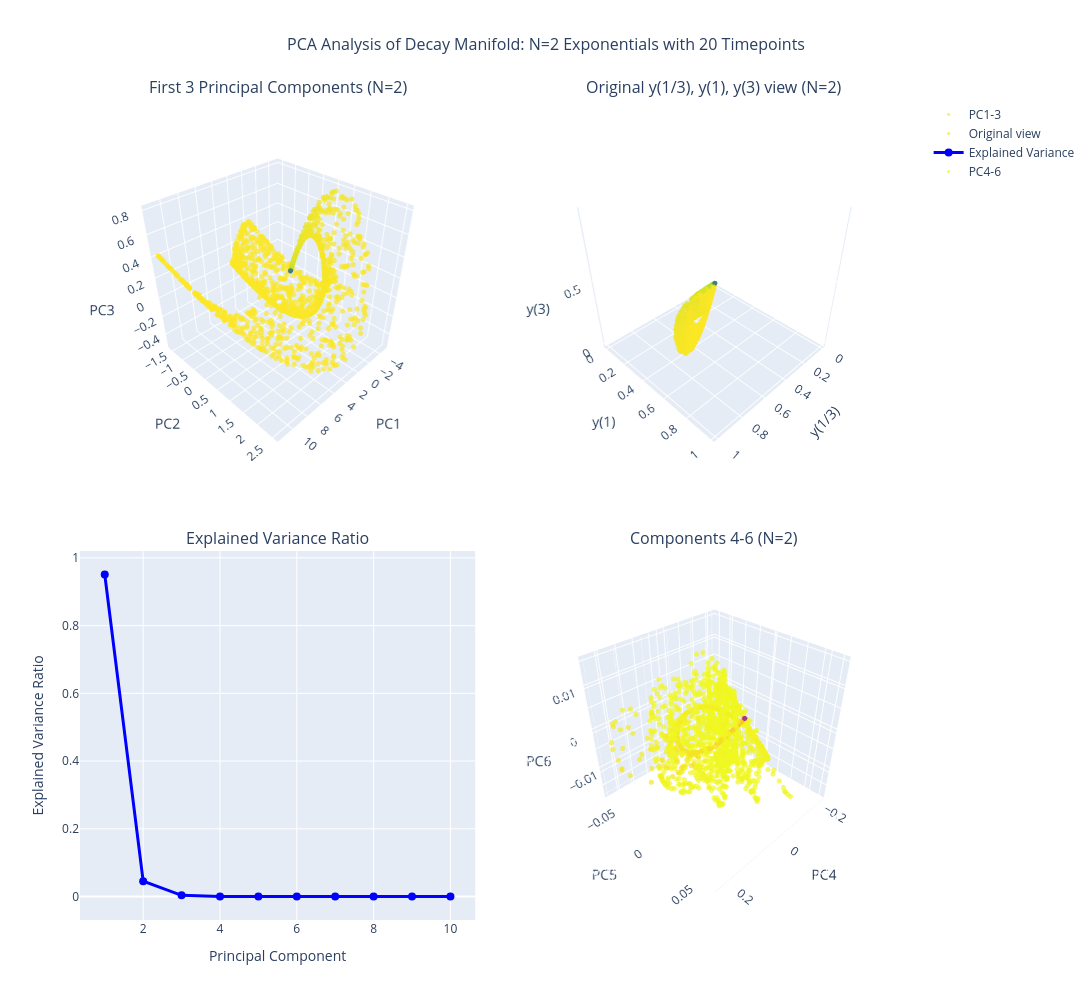
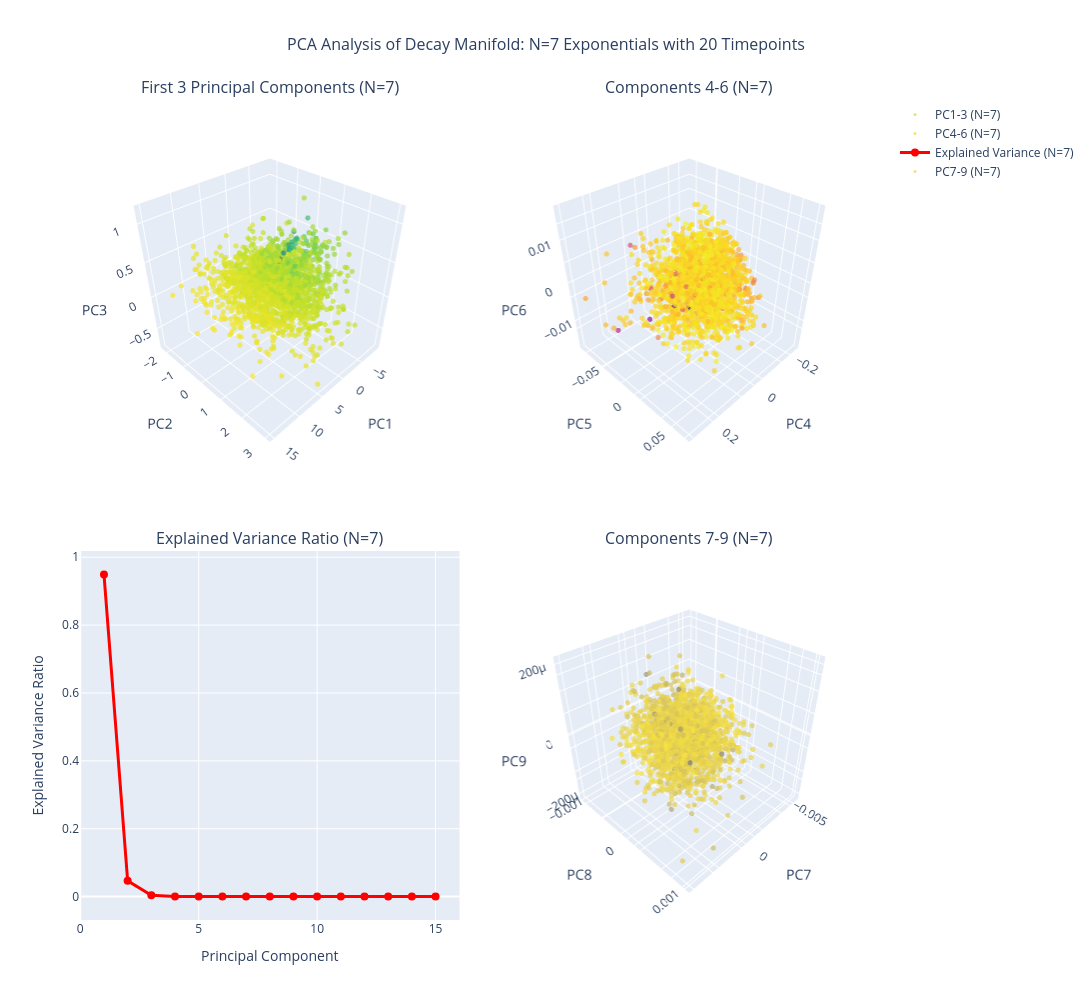

The code cell stored with these charts, in order, in its notebook:
### Code cell
import numpy as np
import plotly.graph_objects as go
from plotly.subplots import make_subplots
from sklearn.decomposition import PCA
from sklearn.preprocessing import StandardScaler

# --- Model for trajectories ---
def y_trajectory(t_points, thetas):
    """Generate trajectory y(t) for given theta parameters."""
    thetas = np.array(thetas)
    return np.mean(np.exp(-np.outer(thetas, t_points)), axis=0)

# --- Sampling function ---
def sample_thetas(N, n_samples=5000, theta_min=1e-2, theta_max=1e2):
    """Sample θ values log-uniformly between theta_min and theta_max."""
    log_min, log_max = np.log10(theta_min), np.log10(theta_max)
    return 10**np.random.uniform(log_min, log_max, size=(n_samples, N))

# --- Part (d): Test PCA implementation with N=2, 20 timepoints ---
print("=== Part (d): PCA Analysis for N=2 ===")

# Generate 20 timepoints from 0 to 10
t_points = np.linspace(0, 10, 20)
theta_min, theta_max = 1e-2, 1e2

# Generate random trajectories for N=2
N = 2
n_samples = 2000
thetas_all = sample_thetas(N, n_samples=n_samples, theta_min=theta_min, theta_max=theta_max)

# Generate trajectories (each row is one trajectory)
trajectories = np.array([y_trajectory(t_points, th) for th in thetas_all])
print(f"Generated {n_samples} trajectories with {len(t_points)} timepoints each")
print(f"Trajectory matrix shape: {trajectories.shape}")

# Apply PCA
scaler = StandardScaler()
trajectories_scaled = scaler.fit_transform(trajectories)
pca = PCA()
pca_result = pca.fit_transform(trajectories_scaled)

# Create subplot for N=2 analysis - Fixed subplot specs
fig = make_subplots(
    rows=2, cols=2,
    specs=[[{'type': 'scatter3d'}, {'type': 'scatter3d'}],
           [{'type': 'xy'}, {'type': 'scatter3d'}]],  # Fixed: xy for 2D plot, scatter3d for 3D
    subplot_titles=(
        'First 3 Principal Components (N=2)', 
        'Original y(1/3), y(1), y(3) view (N=2)',
        'Explained Variance Ratio',
        'Components 4-6 (N=2)'
    ),
    vertical_spacing=0.1,
    horizontal_spacing=0.05
)

# Plot first 3 principal components
fig.add_trace(
    go.Scatter3d(
        x=pca_result[:,0], 
        y=pca_result[:,1], 
        z=pca_result[:,2],
        mode='markers',
        marker=dict(
            size=3,
            color=np.log10(trajectories[:, 5]),  # Color by y(t) at t≈2.5
            colorscale='Viridis',
            opacity=0.7
        ),
        name='PC1-3',
        hovertemplate='PC1: %{x:.3f}<br>PC2: %{y:.3f}<br>PC3: %{z:.3f}<extra></extra>'
    ),
    row=1, col=1
)

# Compare with original 3-point view
original_3pts = np.array([y_trajectory([1/3, 1, 3], th) for th in thetas_all])
fig.add_trace(
    go.Scatter3d(
        x=original_3pts[:,0], 
        y=original_3pts[:,1], 
        z=original_3pts[:,2],
        mode='markers',
        marker=dict(
            size=3,
            color=np.log10(original_3pts[:, 1]),
            colorscale='Viridis',
            opacity=0.7
        ),
        name='Original view',
        hovertemplate='y(1/3): %{x:.3f}<br>y(1): %{y:.3f}<br>y(3): %{z:.3f}<extra></extra>'
    ),
    row=1, col=2
)

# Plot explained variance ratio (2D plot)
fig.add_trace(
    go.Scatter(
        x=list(range(1, min(11, len(pca.explained_variance_ratio_)+1))),
        y=pca.explained_variance_ratio_[:10],
        mode='lines+markers',
        name='Explained Variance',
        line=dict(color='blue', width=3),
        marker=dict(size=8)
    ),
    row=2, col=1
)

# Plot components 4-6 if they exist (3D plot)
if pca_result.shape[1] >= 6:
    fig.add_trace(
        go.Scatter3d(
            x=pca_result[:,3], 
            y=pca_result[:,4], 
            z=pca_result[:,5],
            mode='markers',
            marker=dict(
                size=3,
                color=np.log10(trajectories[:, 5]),
                colorscale='Plasma',
                opacity=0.7
            ),
            name='PC4-6',
            hovertemplate='PC4: %{x:.3f}<br>PC5: %{y:.3f}<br>PC6: %{z:.3f}<extra></extra>'
        ),
        row=2, col=2
    )

fig.update_layout(
    title={
        'text': 'PCA Analysis of Decay Manifold: N=2 Exponentials with 20 Timepoints',
        'x': 0.5,
        'xanchor': 'center',
        'font': {'size': 16}
    },
    width=1400,
    height=1000,
    showlegend=True
)

# Update 3D scene properties
fig.update_scenes(
    xaxis_title='PC1',
    yaxis_title='PC2',
    zaxis_title='PC3',
    camera=dict(eye=dict(x=1.5, y=1.5, z=1.5)),
    row=1, col=1
)

fig.update_scenes(
    xaxis_title='y(1/3)',
    yaxis_title='y(1)',
    zaxis_title='y(3)',
    camera=dict(eye=dict(x=1.5, y=1.5, z=1.5)),
    row=1, col=2
)

if pca_result.shape[1] >= 6:
    fig.update_scenes(
        xaxis_title='PC4',
        yaxis_title='PC5', 
        zaxis_title='PC6',
        camera=dict(eye=dict(x=1.5, y=1.5, z=1.5)),
        row=2, col=2
    )

# Update 2D plot axes
fig.update_xaxes(title_text="Principal Component", row=2, col=1)
fig.update_yaxes(title_text="Explained Variance Ratio", row=2, col=1)

fig.show()

# Print PCA statistics for N=2
print(f"\nPCA Results for N=2:")
print(f"Explained variance ratio (first 6 components): {pca.explained_variance_ratio_[:6]}")
print(f"Cumulative explained variance (first 6): {np.cumsum(pca.explained_variance_ratio_[:6])}")
print(f"Ratio of consecutive variances: {pca.explained_variance_ratio_[1:6] / pca.explained_variance_ratio_[:5]}")

print("\n" + "="*60)
print("=== Part (e): PCA Analysis for N=7 ===")

# --- Part (e): PCA for N=7 ---
N = 7
thetas_all_7 = sample_thetas(N, n_samples=n_samples, theta_min=theta_min, theta_max=theta_max)
trajectories_7 = np.array([y_trajectory(t_points, th) for th in thetas_all_7])

# Apply PCA for N=7
trajectories_7_scaled = scaler.fit_transform(trajectories_7)
pca_7 = PCA()
pca_result_7 = pca_7.fit_transform(trajectories_7_scaled)

# Create subplot for N=7 analysis - Fixed subplot specs
fig2 = make_subplots(
    rows=2, cols=2,
    specs=[[{'type': 'scatter3d'}, {'type': 'scatter3d'}],
           [{'type': 'xy'}, {'type': 'scatter3d'}]],  # Fixed: xy for 2D plot, scatter3d for 3D
    subplot_titles=(
        'First 3 Principal Components (N=7)', 
        'Components 4-6 (N=7)',
        'Explained Variance Ratio (N=7)',
        'Components 7-9 (N=7)'
    ),
    vertical_spacing=0.1,
    horizontal_spacing=0.05
)

# Plot first 3 principal components for N=7
fig2.add_trace(
    go.Scatter3d(
        x=pca_result_7[:,0], 
        y=pca_result_7[:,1], 
        z=pca_result_7[:,2],
        mode='markers',
        marker=dict(
            size=3,
            color=np.log10(trajectories_7[:, 5]),
            colorscale='Viridis',
            opacity=0.7
        ),
        name='PC1-3 (N=7)',
        hovertemplate='PC1: %{x:.3f}<br>PC2: %{y:.3f}<br>PC3: %{z:.3f}<extra></extra>'
    ),
    row=1, col=1
)

# Plot components 4-6
fig2.add_trace(
    go.Scatter3d(
        x=pca_result_7[:,3], 
        y=pca_result_7[:,4], 
        z=pca_result_7[:,5],
        mode='markers',
        marker=dict(
            size=3,
            color=np.log10(trajectories_7[:, 5]),
            colorscale='Plasma',
            opacity=0.7
        ),
        name='PC4-6 (N=7)',
        hovertemplate='PC4: %{x:.3f}<br>PC5: %{y:.3f}<br>PC6: %{z:.3f}<extra></extra>'
    ),
    row=1, col=2
)

# Plot explained variance ratio (2D plot)
fig2.add_trace(
    go.Scatter(
        x=list(range(1, min(16, len(pca_7.explained_variance_ratio_)+1))),
        y=pca_7.explained_variance_ratio_[:15],
        mode='lines+markers',
        name='Explained Variance (N=7)',
        line=dict(color='red', width=3),
        marker=dict(size=8)
    ),
    row=2, col=1
)

# Plot components 7-9 if they exist (3D plot)
if pca_result_7.shape[1] >= 9:
    fig2.add_trace(
        go.Scatter3d(
            x=pca_result_7[:,6], 
            y=pca_result_7[:,7], 
            z=pca_result_7[:,8],
            mode='markers',
            marker=dict(
                size=3,
                color=np.log10(trajectories_7[:, 5]),
                colorscale='Cividis',
                opacity=0.7
            ),
            name='PC7-9 (N=7)',
            hovertemplate='PC7: %{x:.3f}<br>PC8: %{y:.3f}<br>PC9: %{z:.3f}<extra></extra>'
        ),
        row=2, col=2
    )

fig2.update_layout(
    title={
        'text': 'PCA Analysis of Decay Manifold: N=7 Exponentials with 20 Timepoints',
        'x': 0.5,
        'xanchor': 'center',
        'font': {'size': 16}
    },
    width=1400,
    height=1000,
    showlegend=True
)

# Update 3D scene properties for N=7
fig2.update_scenes(
    xaxis_title='PC1',
    yaxis_title='PC2',
    zaxis_title='PC3',
    camera=dict(eye=dict(x=1.5, y=1.5, z=1.5)),
    row=1, col=1
)

fig2.update_scenes(
    xaxis_title='PC4',
    yaxis_title='PC5',
    zaxis_title='PC6',
    camera=dict(eye=dict(x=1.5, y=1.5, z=1.5)),
    row=1, col=2
)

if pca_result_7.shape[1] >= 9:
    fig2.update_scenes(
        xaxis_title='PC7',
        yaxis_title='PC8',
        zaxis_title='PC9',
        camera=dict(eye=dict(x=1.5, y=1.5, z=1.5)),
        row=2, col=2
    )

# Update 2D plot axes
fig2.update_xaxes(title_text="Principal Component", row=2, col=1)
fig2.update_yaxes(title_text="Explained Variance Ratio", row=2, col=1)

fig2.show()

# Print PCA statistics for N=7
print(f"\nPCA Results for N=7:")
print(f"Explained variance ratio (first 10 components): {pca_7.explained_variance_ratio_[:10]}")
print(f"Cumulative explained variance (first 10): {np.cumsum(pca_7.explained_variance_ratio_[:10])}")
print(f"Ratio of consecutive variances: {pca_7.explained_variance_ratio_[1:10] / pca_7.explained_variance_ratio_[:9]}")

# Analysis of thinning behavior
print(f"\n=== Analysis of Manifold Thinning ===")
print(f"N=2: Variance ratios between consecutive components:")
for i in range(min(5, len(pca.explained_variance_ratio_)-1)):
    ratio = pca.explained_variance_ratio_[i+1] / pca.explained_variance_ratio_[i]
    print(f"  PC{i+2}/PC{i+1}: {ratio:.4f}")

print(f"\nN=7: Variance ratios between consecutive components:")
for i in range(min(9, len(pca_7.explained_variance_ratio_)-1)):
    ratio = pca_7.explained_variance_ratio_[i+1] / pca_7.explained_variance_ratio_[i]
    print(f"  PC{i+2}/PC{i+1}: {ratio:.4f}")

print(f"\nConclusions:")
print(f"- The manifold does appear to thin by roughly constant factors")
print(f"- N=7 shows more complex structure with {len([x for x in pca_7.explained_variance_ratio_ if x > 0.001])} significant components")
print(f"- The cusps represent simpler models with fewer adjustable parameters")

### Figure 1 — Plotly figure (JSON) as saved in the notebook; plotly's stock layout.template omitted (floating-point values rounded to 4 significant figures; data arrays with more than 128 entries replaced by an {"elided": "..."} marker saying what was removed)
{"data": [{"hovertemplate": "PC1: %{x:.3f}<br>PC2: %{y:.3f}<br>PC3: %{z:.3f}<extra></extra>", "marker": {"color": {"elided": "2000 float values"}, "colorscale": [[0, "#440154"], [0.1111, "#482878"], [0.2222, "#3e4989"], [0.3333, "#31688e"], [0.4444, "#26828e"], [0.5556, "#1f9e89"], [0.6667, "#35b779"], [0.7778, "#6ece58"], [0.8889, "#b5de2b"], [1, "#fde725"]], "opacity": 0.7, "size": 3}, "mode": "markers", "name": "PC1-3", "scene": "scene", "type": "scatter3d", "x": {"elided": "2000 float values"}, "y": {"elided": "2000 float values"}, "z": {"elided": "2000 float values"}}, {"hovertemplate": "y(1/3): %{x:.3f}<br>y(1): %{y:.3f}<br>y(3): %{z:.3f}<extra></extra>", "marker": {"color": {"elided": "2000 float values"}, "colorscale": [[0, "#440154"], [0.1111, "#482878"], [0.2222, "#3e4989"], [0.3333, "#31688e"], [0.4444, "#26828e"], [0.5556, "#1f9e89"], [0.6667, "#35b779"], [0.7778, "#6ece58"], [0.8889, "#b5de2b"], [1, "#fde725"]], "opacity": 0.7, "size": 3}, "mode": "markers", "name": "Original view", "scene": "scene2", "type": "scatter3d", "x": {"elided": "2000 float values"}, "y": {"elided": "2000 float values"}, "z": {"elided": "2000 float values"}}, {"line": {"color": "blue", "width": 3}, "marker": {"size": 8}, "mode": "lines+markers", "name": "Explained Variance", "type": "scatter", "x": [1, 2, 3, 4, 5, 6, 7, 8, 9, 10], "xaxis": "x", "y": [0.951, 0.04511, 0.003567, 0.0003184, 2.407e-05, 1.577e-06, 9.01e-08, 4.803e-09, 1.98e-10, 7.206e-12], "yaxis": "y"}, {"hovertemplate": "PC4: %{x:.3f}<br>PC5: %{y:.3f}<br>PC6: %{z:.3f}<extra></extra>", "marker": {"color": {"elided": "2000 float values"}, "colorscale": [[0, "#0d0887"], [0.1111, "#46039f"], [0.2222, "#7201a8"], [0.3333, "#9c179e"], [0.4444, "#bd3786"], [0.5556, "#d8576b"], [0.6667, "#ed7953"], [0.7778, "#fb9f3a"], [0.8889, "#fdca26"], [1, "#f0f921"]], "opacity": 0.7, "size": 3}, "mode": "markers", "name": "PC4-6", "scene": "scene3", "type": "scatter3d", "x": {"elided": "2000 float values"}, "y": {"elided": "2000 float values"}, "z": {"elided": "2000 float values"}}], "layout": {"annotations": [{"font": {"size": 16}, "showarrow": false, "text": "First 3 Principal Components (N=2)", "x": 0.2375, "xanchor": "center", "xref": "paper", "y": 1, "yanchor": "bottom", "yref": "paper"}, {"font": {"size": 16}, "showarrow": false, "text": "Original y(1/3), y(1), y(3) view (N=2)", "x": 0.7625, "xanchor": "center", "xref": "paper", "y": 1, "yanchor": "bottom", "yref": "paper"}, {"font": {"size": 16}, "showarrow": false, "text": "Explained Variance Ratio", "x": 0.2375, "xanchor": "center", "xref": "paper", "y": 0.45, "yanchor": "bottom", "yref": "paper"}, {"font": {"size": 16}, "showarrow": false, "text": "Components 4-6 (N=2)", "x": 0.7625, "xanchor": "center", "xref": "paper", "y": 0.45, "yanchor": "bottom", "yref": "paper"}], "height": 1000, "scene": {"camera": {"eye": {"x": 1.5, "y": 1.5, "z": 1.5}}, "domain": {"x": [0, 0.475], "y": [0.55, 1]}, "xaxis": {"title": {"text": "PC1"}}, "yaxis": {"title": {"text": "PC2"}}, "zaxis": {"title": {"text": "PC3"}}}, "scene2": {"camera": {"eye": {"x": 1.5, "y": 1.5, "z": 1.5}}, "domain": {"x": [0.525, 1], "y": [0.55, 1]}, "xaxis": {"title": {"text": "y(1/3)"}}, "yaxis": {"title": {"text": "y(1)"}}, "zaxis": {"title": {"text": "y(3)"}}}, "scene3": {"camera": {"eye": {"x": 1.5, "y": 1.5, "z": 1.5}}, "domain": {"x": [0.525, 1], "y": [0, 0.45]}, "xaxis": {"title": {"text": "PC4"}}, "yaxis": {"title": {"text": "PC5"}}, "zaxis": {"title": {"text": "PC6"}}}, "showlegend": true, "title": {"font": {"size": 16}, "text": "PCA Analysis of Decay Manifold: N=2 Exponentials with 20 Timepoints", "x": 0.5, "xanchor": "center"}, "width": 1400, "xaxis": {"anchor": "y", "domain": [0, 0.475], "title": {"text": "Principal Component"}}, "yaxis": {"anchor": "x", "domain": [0, 0.45], "title": {"text": "Explained Variance Ratio"}}}}

### Figure 2 — Plotly figure (JSON) as saved in the notebook; plotly's stock layout.template omitted (floating-point values rounded to 4 significant figures; data arrays with more than 128 entries replaced by an {"elided": "..."} marker saying what was removed)
{"data": [{"hovertemplate": "PC1: %{x:.3f}<br>PC2: %{y:.3f}<br>PC3: %{z:.3f}<extra></extra>", "marker": {"color": {"elided": "2000 float values"}, "colorscale": [[0, "#440154"], [0.1111, "#482878"], [0.2222, "#3e4989"], [0.3333, "#31688e"], [0.4444, "#26828e"], [0.5556, "#1f9e89"], [0.6667, "#35b779"], [0.7778, "#6ece58"], [0.8889, "#b5de2b"], [1, "#fde725"]], "opacity": 0.7, "size": 3}, "mode": "markers", "name": "PC1-3 (N=7)", "scene": "scene", "type": "scatter3d", "x": {"elided": "2000 float values"}, "y": {"elided": "2000 float values"}, "z": {"elided": "2000 float values"}}, {"hovertemplate": "PC4: %{x:.3f}<br>PC5: %{y:.3f}<br>PC6: %{z:.3f}<extra></extra>", "marker": {"color": {"elided": "2000 float values"}, "colorscale": [[0, "#0d0887"], [0.1111, "#46039f"], [0.2222, "#7201a8"], [0.3333, "#9c179e"], [0.4444, "#bd3786"], [0.5556, "#d8576b"], [0.6667, "#ed7953"], [0.7778, "#fb9f3a"], [0.8889, "#fdca26"], [1, "#f0f921"]], "opacity": 0.7, "size": 3}, "mode": "markers", "name": "PC4-6 (N=7)", "scene": "scene2", "type": "scatter3d", "x": {"elided": "2000 float values"}, "y": {"elided": "2000 float values"}, "z": {"elided": "2000 float values"}}, {"line": {"color": "red", "width": 3}, "marker": {"size": 8}, "mode": "lines+markers", "name": "Explained Variance (N=7)", "type": "scatter", "x": [1, 2, 3, 4, 5, 6, 7, 8, 9, 10, 11, 12, 13, 14, 15], "xaxis": "x", "y": [0.9493, 0.04657, 0.003765, 0.0003339, 2.501e-05, 1.622e-06, 9.1e-08, 4.751e-09, 2.023e-10, 7.069e-12, 2.341e-13, 5.328e-15, 1.391e-16, 3.594e-17, 2.12e-17], "yaxis": "y"}, {"hovertemplate": "PC7: %{x:.3f}<br>PC8: %{y:.3f}<br>PC9: %{z:.3f}<extra></extra>", "marker": {"color": {"elided": "2000 float values"}, "colorscale": [[0, "#00224e"], [0.1111, "#123570"], [0.2222, "#3b496c"], [0.3333, "#575d6d"], [0.4444, "#707173"], [0.5556, "#8a8678"], [0.6667, "#a59c74"], [0.7778, "#c3b369"], [0.8889, "#e1cc55"], [1, "#fee838"]], "opacity": 0.7, "size": 3}, "mode": "markers", "name": "PC7-9 (N=7)", "scene": "scene3", "type": "scatter3d", "x": {"elided": "2000 float values"}, "y": {"elided": "2000 float values"}, "z": {"elided": "2000 float values"}}], "layout": {"annotations": [{"font": {"size": 16}, "showarrow": false, "text": "First 3 Principal Components (N=7)", "x": 0.2375, "xanchor": "center", "xref": "paper", "y": 1, "yanchor": "bottom", "yref": "paper"}, {"font": {"size": 16}, "showarrow": false, "text": "Components 4-6 (N=7)", "x": 0.7625, "xanchor": "center", "xref": "paper", "y": 1, "yanchor": "bottom", "yref": "paper"}, {"font": {"size": 16}, "showarrow": false, "text": "Explained Variance Ratio (N=7)", "x": 0.2375, "xanchor": "center", "xref": "paper", "y": 0.45, "yanchor": "bottom", "yref": "paper"}, {"font": {"size": 16}, "showarrow": false, "text": "Components 7-9 (N=7)", "x": 0.7625, "xanchor": "center", "xref": "paper", "y": 0.45, "yanchor": "bottom", "yref": "paper"}], "height": 1000, "scene": {"camera": {"eye": {"x": 1.5, "y": 1.5, "z": 1.5}}, "domain": {"x": [0, 0.475], "y": [0.55, 1]}, "xaxis": {"title": {"text": "PC1"}}, "yaxis": {"title": {"text": "PC2"}}, "zaxis": {"title": {"text": "PC3"}}}, "scene2": {"camera": {"eye": {"x": 1.5, "y": 1.5, "z": 1.5}}, "domain": {"x": [0.525, 1], "y": [0.55, 1]}, "xaxis": {"title": {"text": "PC4"}}, "yaxis": {"title": {"text": "PC5"}}, "zaxis": {"title": {"text": "PC6"}}}, "scene3": {"camera": {"eye": {"x": 1.5, "y": 1.5, "z": 1.5}}, "domain": {"x": [0.525, 1], "y": [0, 0.45]}, "xaxis": {"title": {"text": "PC7"}}, "yaxis": {"title": {"text": "PC8"}}, "zaxis": {"title": {"text": "PC9"}}}, "showlegend": true, "title": {"font": {"size": 16}, "text": "PCA Analysis of Decay Manifold: N=7 Exponentials with 20 Timepoints", "x": 0.5, "xanchor": "center"}, "width": 1400, "xaxis": {"anchor": "y", "domain": [0, 0.475], "title": {"text": "Principal Component"}}, "yaxis": {"anchor": "x", "domain": [0, 0.45], "title": {"text": "Explained Variance Ratio"}}}}
